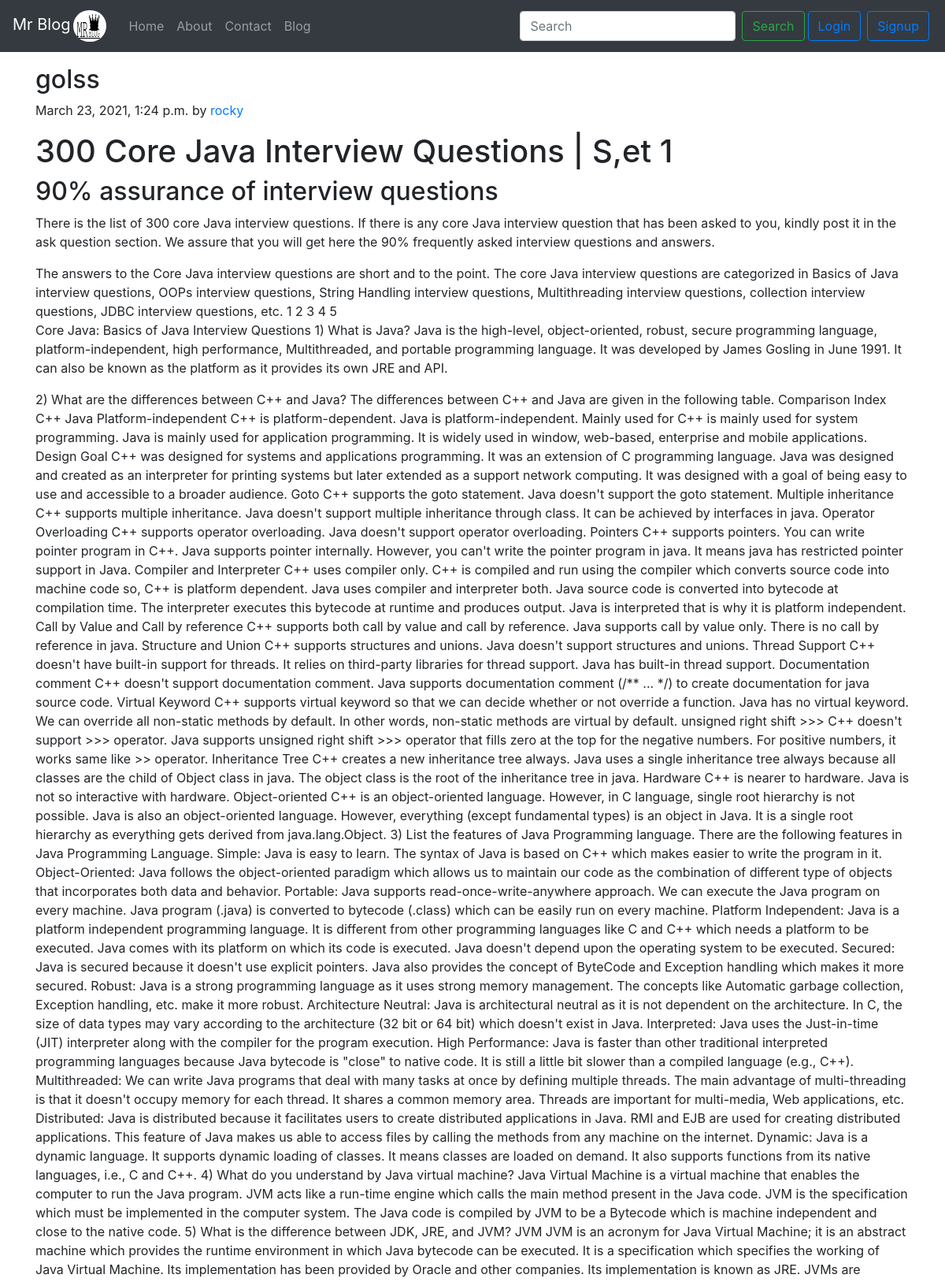
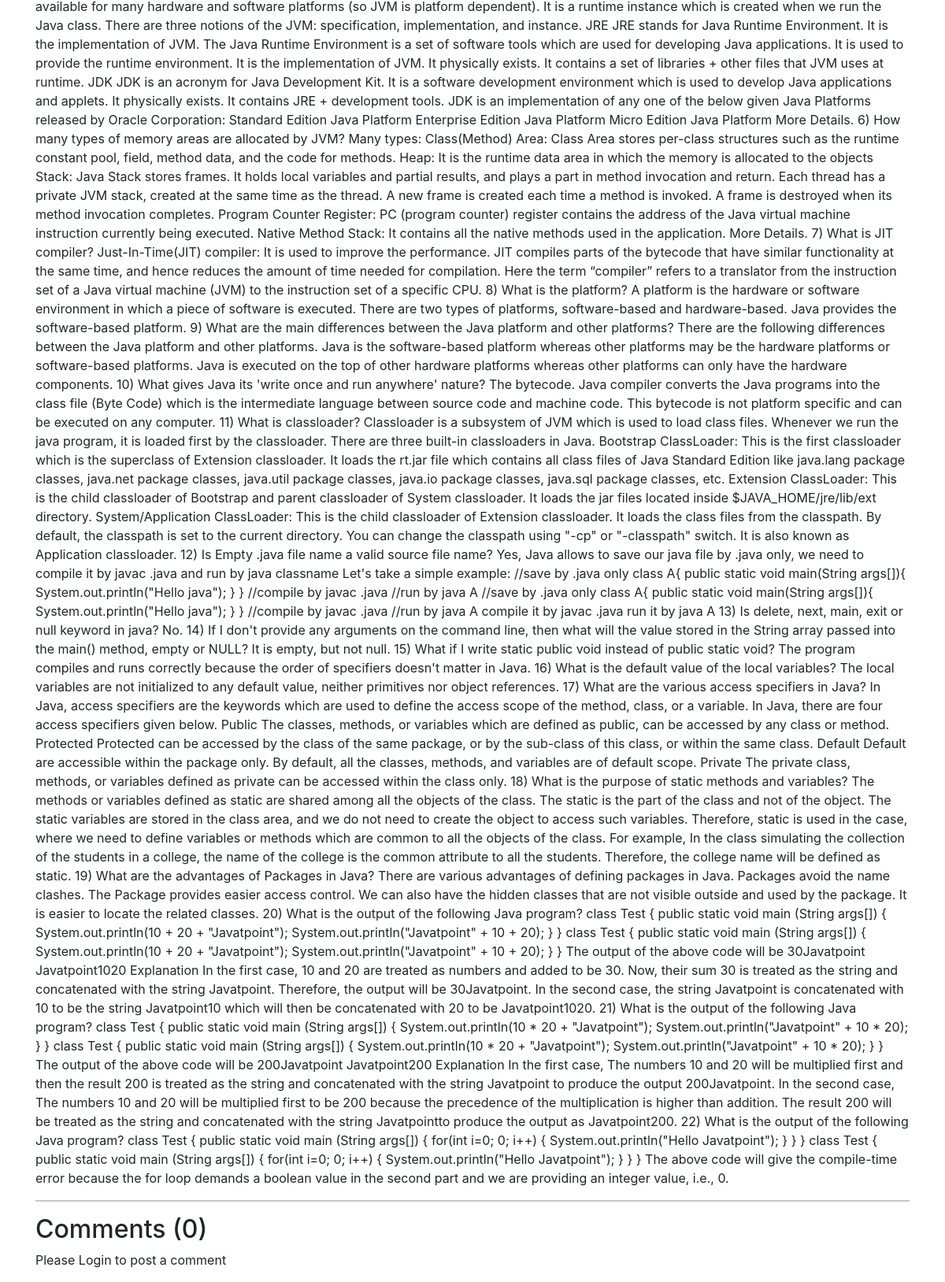
Page /blog/rock on the committed database (2 pictures, top to bottom).
### mrblog/models.py (models this page shows)
class Post(models.Model):
    sno = models.AutoField(primary_key=True)
    title = models.CharField(max_length=255)
    email = models.CharField(max_length=50)
    content = models.TextField()
    author = models.CharField(max_length=30)
    timeStamp = models.DateTimeField(blank=True)
    slug = models.CharField(max_length=130)
    def __str__(self):
        return self.title + ' by ' + self.author

### mrblog/views.py (the view)
# urls.py: path('<str:slug>', views.blogPost, name='blogPost')
def blogPost(request,slug):
    post=Post.objects.filter(slug=slug).first()
    comments=BlogComment.objects.filter(post=post, parent=None)
    replies = BlogComment.objects.filter(post=post).exclude(parent=None)
    replyDict={}
    for reply in replies:
        if reply.parent.sno not in replyDict.keys():
            replyDict[reply.parent.sno]=[reply]
        else:
            replyDict[reply.parent.sno].append(reply)
    print(replyDict)
    context={'post':post, 'comments':comments,'user':request.user, 'replyDict':replyDict}
    print(post)
    return render(request, 'blog/blogPost.html', context)

### templates/blog/blogPost.html (shortened to what this page needs)
{% extends 'base.html' %}
{%block body%}
{% load humanize %}
{% load extras %}
<div class="container my-3">
    <h2 class="blog-post-title">{{post.title}} </h2>
    <p class="blog-post-meta">{{post.timeStamp}} by <a href="/about">{{post.author}}</a> </p>
    <p>{{post.content|safe}}</p>
    <hr>
</div>
<div class="container">
    <h2>Comments ({{comments.count}})</h2>
    <div class="my-2">
        {% if user.is_authenticated %}
    <form action="/blog/postComment" method="post">
        {% csrf_token %}
        <div class="form-group">
            <label for="exampleInputEmail">Post Comment</label>
        <input type="text" name="comment" class="form-control" placeholder="enter your comment here">
              <input type="hidden" name="parentSno" value="{{comment.sno}}">
        </div>
        <input type="hidden" name="postSno" value="{{post.sno}}">
        <input type="submit" value="submit">
    </form>
        {% else %}
        <p>Please Login to post a comment</p>
        {% endif %}
         </div>
</div>
{%endblock body%}

### rows in the picture
Post: title "golss", timeStamp "March 23, 2021, 1:24 p.m.", author "rocky", content "300 Core Java Interview Questions | S,et 1 90% assurance of interview questions There is the list of 300 core Java interview questions. If there is any core Java interview question that has been asked to you, kindly post it in the ask question section. We assure that you will get here the 90% frequently asked interview questions and answers. The answers to the Core Java interview questions are short and to the point. The core Java interview questions are categorized in Basics of Java interview questions, OOPs interview questions, String Handling interview questions, Multithreading interview questions, collection interview questions, JDBC interview questions, etc. 1 2 3 4 5 Core Java: Basics…"

### other values in the picture
{{ comments.count }} "0"
